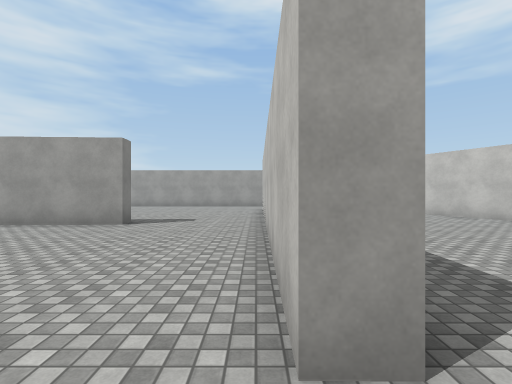
view 1 (above)

24 first-person views from a walk through a Unity game level. The camera is 1.5 m above the floor, looks level and sees 85° across. The floor is counted in squares, 2 m on a side. Each view is taken from the middle of a square. On the plan, view 1 faces up. The plan holds only what a view shows up to about 10 squares ahead; the rest is blank. The place goes on beyond the plan. The player character is not drawn. Surface patterns are stand-ins for the level's own textures.

view 2
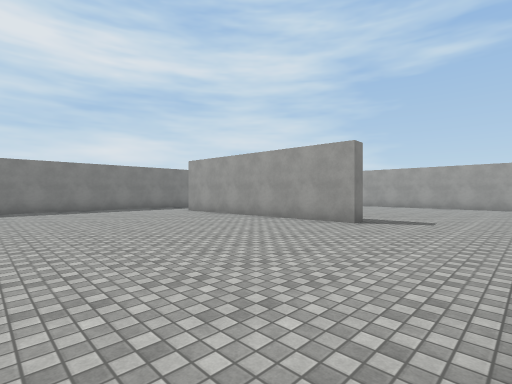

view 3
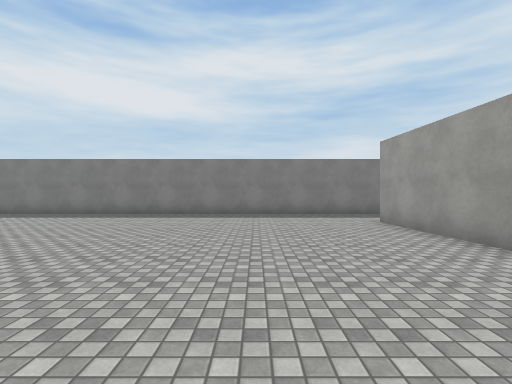

view 4
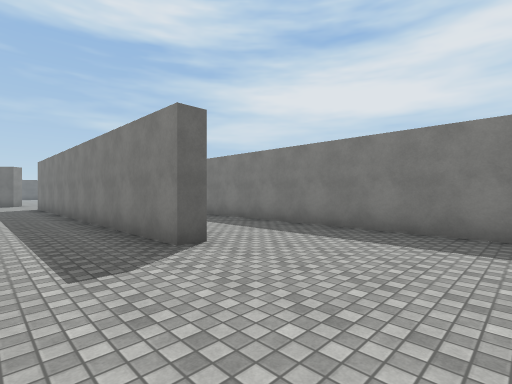

view 5
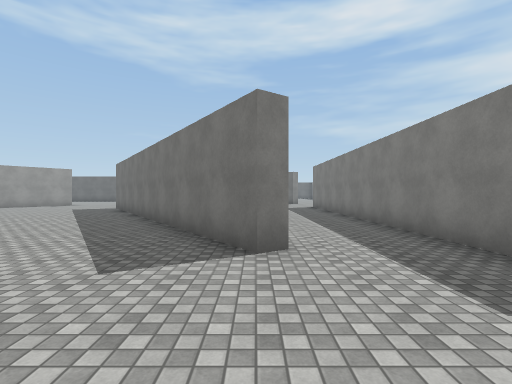

view 6
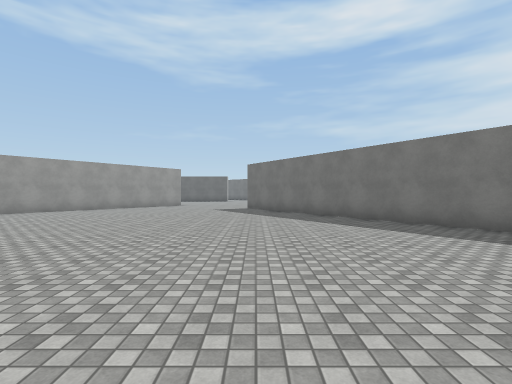

view 7
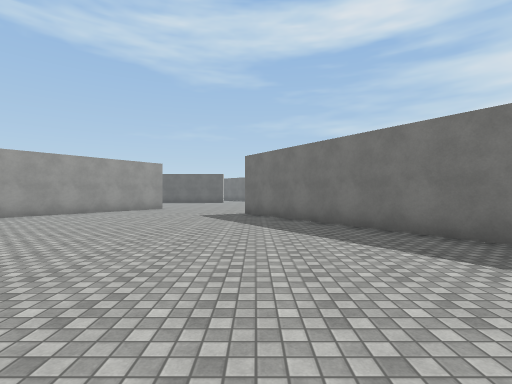

view 8
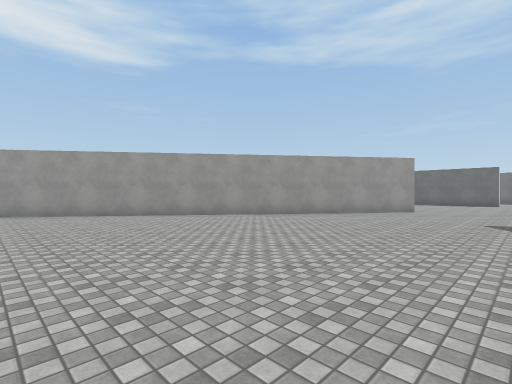

view 9
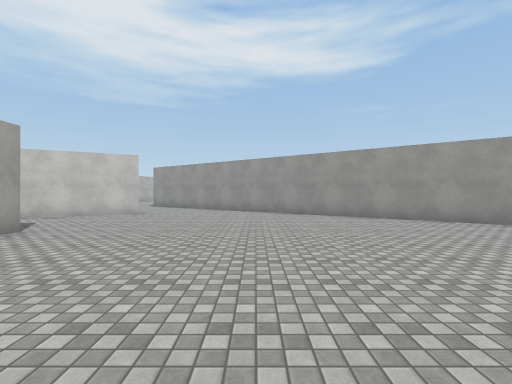

view 10
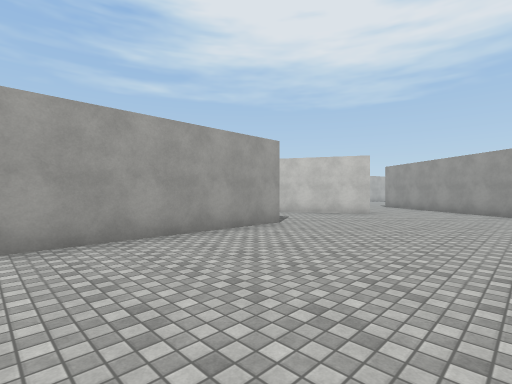

view 11
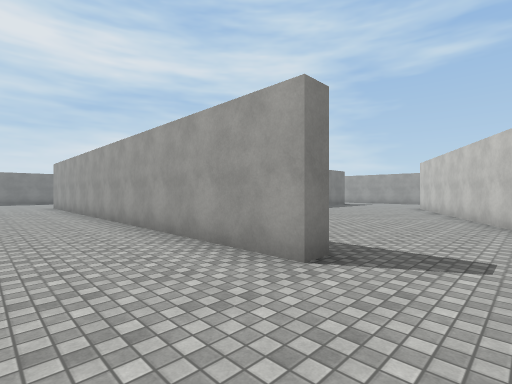

view 12
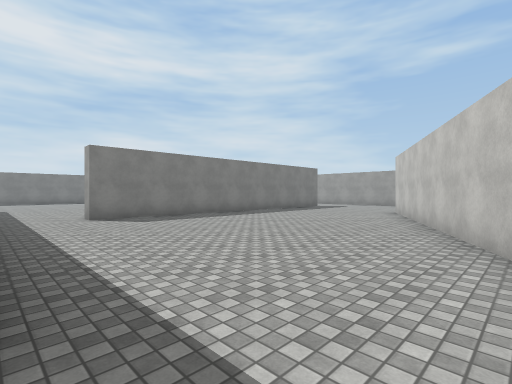

view 13
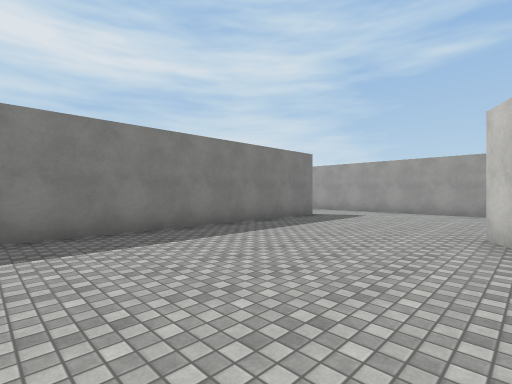

view 14
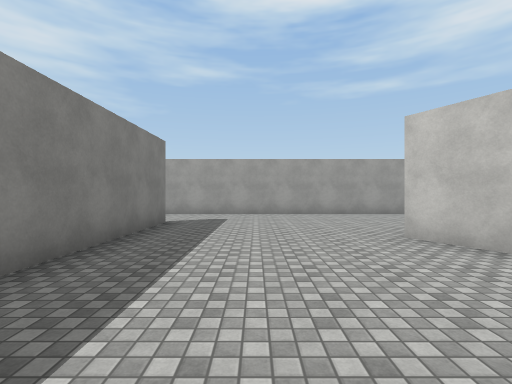

view 15
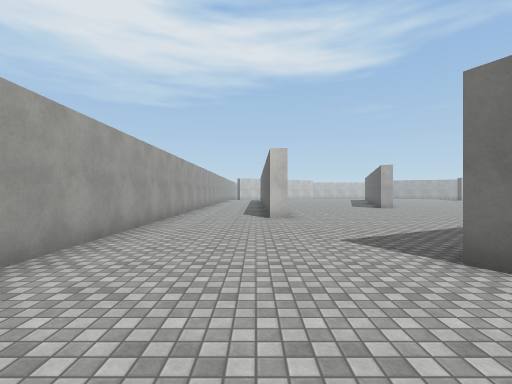

view 16
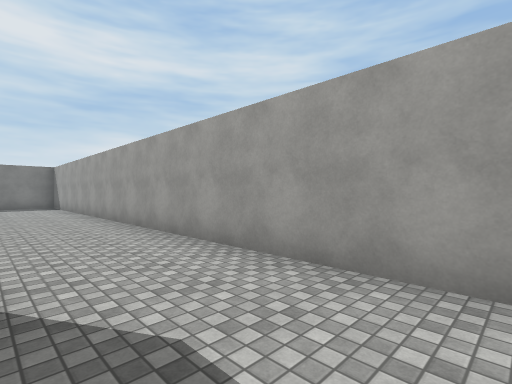

view 17
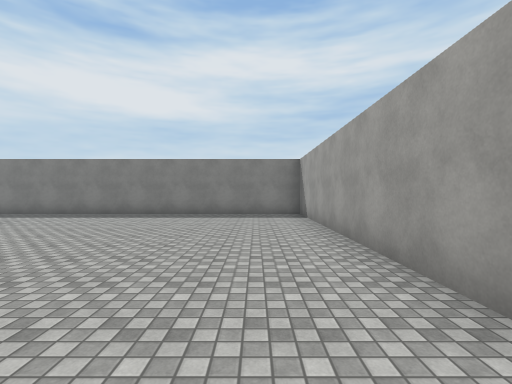

view 18
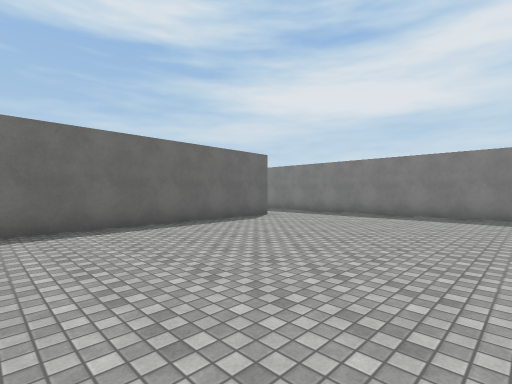

view 19
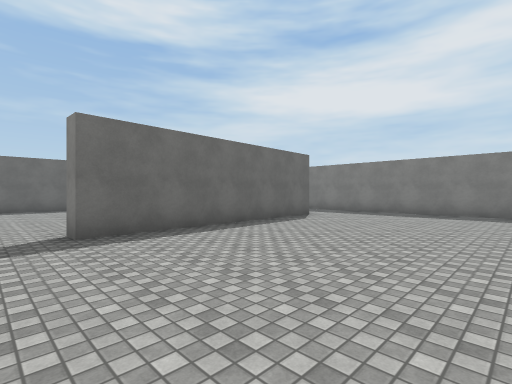

view 20
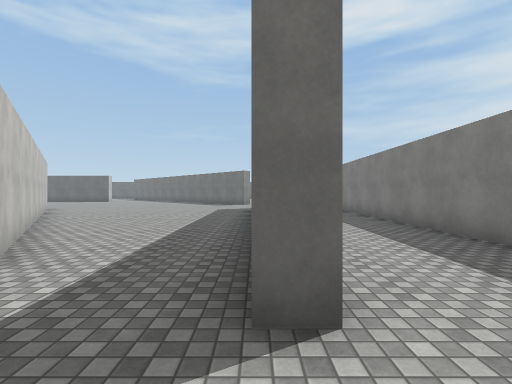

view 21
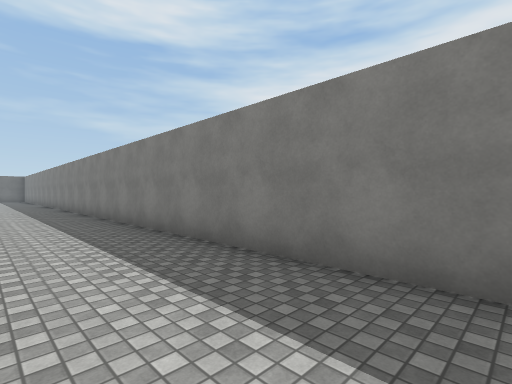

view 22
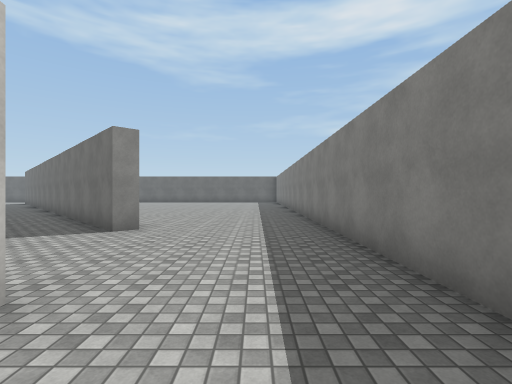

view 23
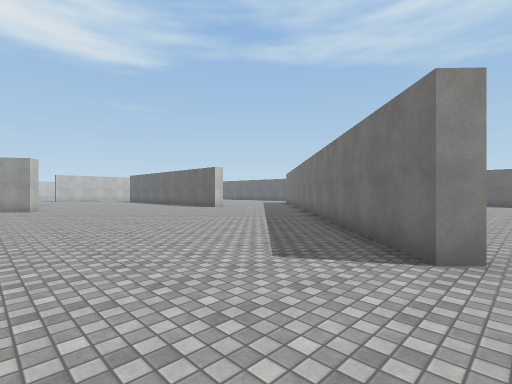

view 24
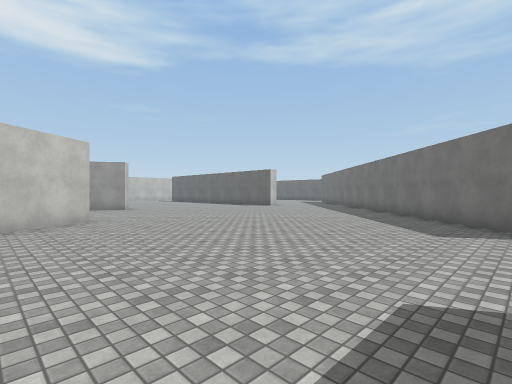

### Floor plan
Points are (right, up) in squares from view 1. A wall is a line through its corners. A room is listed if a view was taken in it or the views show most of it. See-through windows are left out.
Room 1 (views 1, 2, 3, 4, 5, 6, 7, 8, 9, 10, 11, 12, 13, 14, 15, 16, 17, 18, 19, 20, 21, 22, 23, 24)
walls: (-3.1, -1) (-2.5, -1); (-6.5, -5.7) (-6, -5.4) (0.4, -14.8); (7.3, -1) (7.3, -1.6) (-2.6, -1.6); (-9.5, -4.5) (-9, -4.5) (-8.9, -13.3); (0, -15.1) (-6.1, -6.2); (8.8, 3.1) (5.5, 9.6) (6, 9.9); (11.5, -2) (10, 0.8); (5.2, -15.9) (13.5, -4.7); (-10, 6.6) (-3.1, 6.9) (-3.1, 6.4) (-9.9, 6.1); (0.8, 12) (0.7, 1.1) (0.2, 1.1) (0.2, 8); (-8.7, -19.7) (-8.3, -19.3) (-5.1, -22.6); (10.9, 11) (10.9, 11.6); (12.9, 14.5) (-12.5, 14.5) (-12.5, -22.4)

Where each view was taken, in squares from view 1:
view 1: 0 up, 0 right, facing up
view 2: 0 up, 0 right, facing up-left
view 3: 3 up, 3 left, facing left
view 4: 1 down, 7 left, facing down-left
view 5: 2 down, 6 left, facing down
view 6: 2 down, 0 right, facing down
view 7: 5 down, 0 right, facing down
view 8: 6 down, 1 right, facing down-right
view 9: 6 down, 2 right, facing right
view 10: 6 down, 2 right, facing up-right
view 11: 4 down, 9 right, facing up-left
view 12: 1 down, 9 right, facing up-left
view 13: 4 up, 6 right, facing up-left
view 14: 5 up, 3 right, facing up
view 15: 12 up, 3 right, facing right
view 16: 12 up, 3 right, facing up-left
view 17: 13 up, 3 left, facing left
view 18: 13 up, 3 left, facing down-left
view 19: 12 up, 2 left, facing down-left
view 20: 3 down, 9 left, facing down
view 21: 8 down, 10 left, facing down-left
view 22: 14 down, 11 left, facing down
view 23: 16 down, 9 left, facing down-right
view 24: 13 down, 8 left, facing down-right
